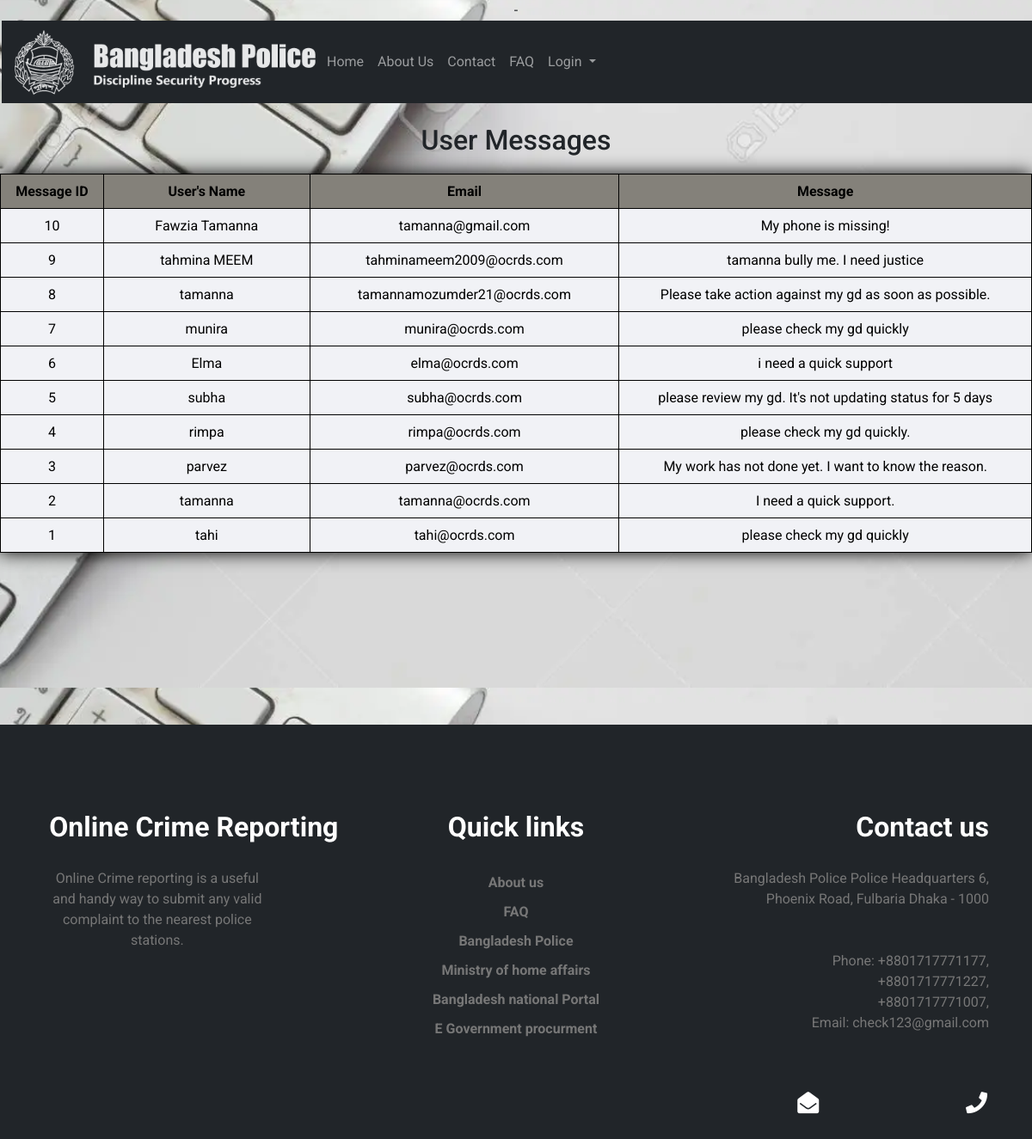
The page /Pages/message.php on the database its author committed.
### tables this page shows
CREATE TABLE `message` (
  `mid` int(9) NOT NULL,
  `name` varchar(40) NOT NULL,
  `email` varchar(100) NOT NULL,
  `message` text NOT NULL
);

### Pages/message.php (the view, shortened to what this page needs)
-<?php
  include "../php/db.php";
?>
<!DOCTYPE html>
<html lang="en">
<head>
    <link href="../css/bootstrap.min.css" rel="stylesheet">
    <link rel="stylesheet" href="../css/style.css">
    <link rel="stylesheet" href="../css/responsive.css">
  <link rel="stylesheet" type="text/css" href="../css/login_style.css">
  <link rel="stylesheet" href="https://cdnjs.cloudflare.com/ajax/libs/font-awesome/4.7.0/css/font-awesome.min.css">
  <link rel="stylesheet" href="https://use.fontawesome.com/releases/v5.15.1/css/all.css">
    <link href="../css/historytable.css" rel="stylesheet">
</head>
<body>
<div class="container-fluid">
    <?php
        include "../php/navbar.php";
    ?>
</div>
<div>
  <br>
<h2> User Messages</h2>
<table id="t" class="table1">
  <thead style="color:black; background-color:#84817a;">
    <tr>
      <th scope="col">Message ID</th>
      <th scope="col">User's Name</th>
      <th scope="col">Email</th>
      <th scope="col">Message</th>
    </tr>
  </thead>
  <?php
      $query="select * from message order by mid desc limit 100";
      $result=mysqli_query($conn,$query);
      while($rows=mysqli_fetch_assoc($result)){
  ?>
  <tbody style=" color: black; background-color:#f1f2f6">
      <tr>
        <td class="cgdid"><?php echo $rows['mid']; ?></td>
        <td class="ctype"><?php echo $rows['name']; ?></td>
        <td class="cloc"><?php echo $rows['email']; ?></td>
        <td class="cproblem"><?php echo $rows['message']; ?></td>
      </tr>
    </tbody>
  <?php
    }
  ?>
</table>
</div>
<?php
    include "../php/footer.php";
    ?>
</body>
</html>

### css/style.css (style rules this page uses)
body { background-size: cover; background-image: url(../Images/bg1.jpg); background-position: center; }
body, html { width: 100%; max-width: 100%; height: 100%; font-family: "Lato"; color: #212529; }

### css/login_style.css (style rules this page uses)
body { background: #76b852; background: -webkit-linear-gradient(right, #76b852, #8DC26F); background: -moz-linear-gradient(right, #76b852, #8DC26F); background: -o-linear-gradient(right, #76b852, #8DC26F); background: linear-gradient(to left, #76b852, #8DC26F); font-family: "Roboto", sans-serif; -webkit-font-smoothing: antialiased; -moz-osx-font-smoothing: grayscale; }

### css/historytable.css (style rules this page uses)
table { width: 100%; margin: 20px auto; table-layout: auto; }
body { background-image: url(../Images/bg.jpg); background-size: cover; width: 100vw; height: auto; text-align: center; }
table, td, th { border-collapse: collapse; }
th, td { padding: 10px; border: solid 1px; text-align: center; }
.cgdid { width: 10%; }
.ctype { width: 20%; }
.cloc { width: 30%; }
.cproblem { width: 40%; }

### Pages/message.php (style rules this page uses)
body { background-image: url(../Images/kb2.jpg); background-size: cover; width: 100vw; height: auto; text-align: center; }
.table1 { box-shadow: 0px 0px 20px #000; -webkit-box-shadow: 0px 0px 20px #000; -moz-box-shadow: 0px 0px 20px #000; }

### rows shown on the page
message: mid "10", name "Fawzia Tamanna", email "tamanna@gmail.com", message "My phone is missing!"
message: mid "9", name "tahmina MEEM", email "tahminameem2009@ocrds.com", message "tamanna bully me. I need justice"
message: mid "8", name "tamanna", email "tamannamozumder21@ocrds.com", message "Please take action against my gd as soon as possible."
message: mid "7", name "munira", email "munira@ocrds.com", message "please check my gd quickly"
message: mid "6", name "Elma", email "elma@ocrds.com", message "i need a quick support"
message: mid "5", name "subha", email "subha@ocrds.com", message "please review my gd. It's not updating status for 5 days"
message: mid "4", name "rimpa", email "rimpa@ocrds.com", message "please check my gd quickly."
message: mid "3", name "parvez", email "parvez@ocrds.com", message "My work has not done yet. I want to know the reason."
message: mid "2", name "tamanna", email "tamanna@ocrds.com", message "I need a quick support."
message: mid "1", name "tahi", email "tahi@ocrds.com", message "please check my gd quickly"
